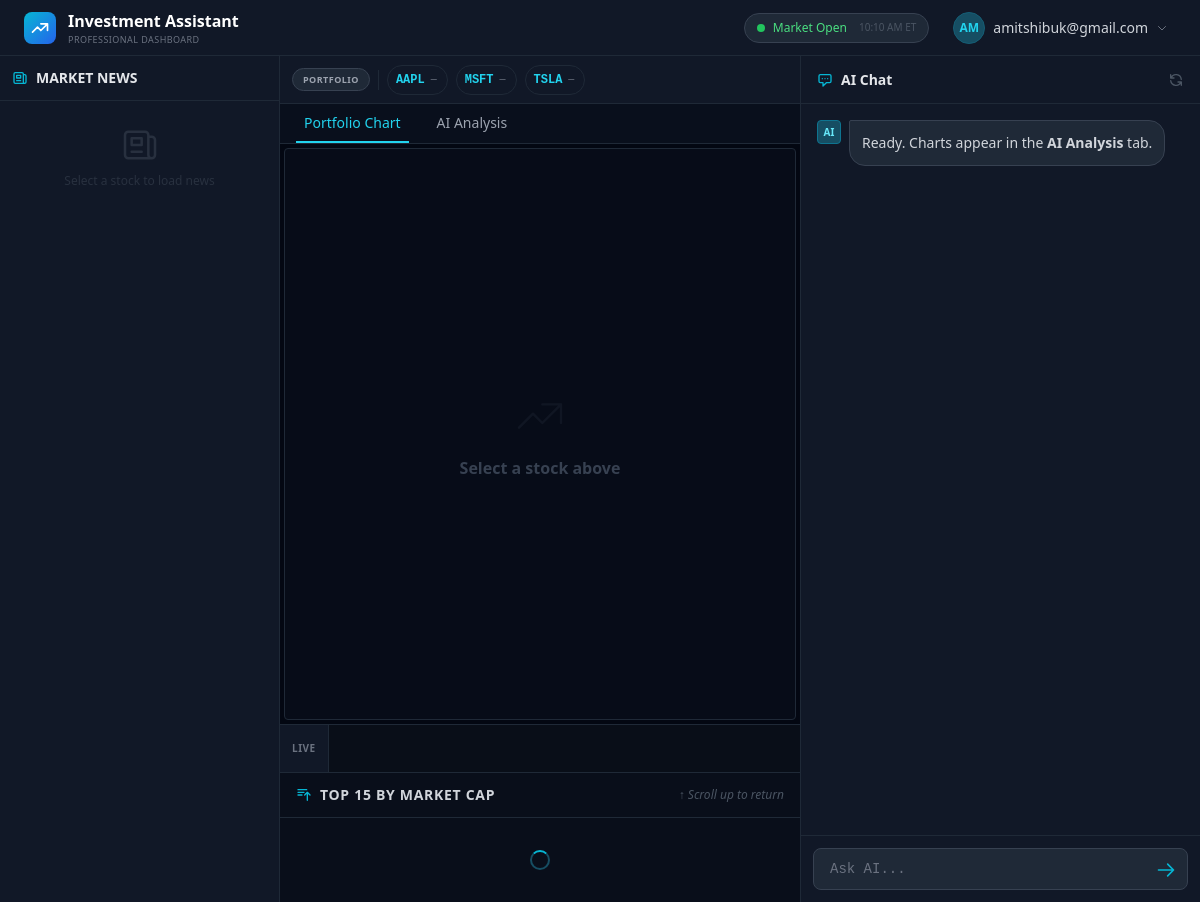
Screenshot of / (signed in) with the database file from the repository.
### core/models.py (models this page shows, shortened)
class Portfolio(models.Model):
    user = models.ForeignKey(User, on_delete=models.CASCADE, related_name='portfolio')
    ticker = models.CharField(max_length=10)
    added_at = models.DateTimeField(auto_now_add=True)
    class Meta:
        unique_together = ('user', 'ticker')

### core/views.py (the view)
# urls.py: path('', views.dashboard, name='dashboard'),
@login_required
def dashboard(request):
    user_portfolio = Portfolio.objects.filter(user=request.user).order_by('-added_at')
    portfolio_tickers = list(user_portfolio.values_list('ticker', flat=True))
    u = request.user
    display_name = (f"{u.first_name} {u.last_name}".strip()) or u.username
    return render(request, 'core/dashboard.html', {
        'portfolio': user_portfolio,
        'portfolio_tickers_json': json.dumps(portfolio_tickers),
        'display_name': display_name,
    })

### core/templates/core/dashboard.html (shortened to what this page needs)
{% extends 'core/base_dashboard.html' %}
{% load static %}
{% block content %}
<div class="dashboard-grid bg-gray-950 text-white font-sans">
    <header class="area-header bg-gray-900 border-b border-gray-800 flex items-center justify-between px-6">
        <div class="flex items-center gap-3">
            <div
                class="w-8 h-8 bg-gradient-to-br from-cyan-500 to-blue-600 rounded-lg flex items-center justify-center">
                <svg class="w-5 h-5 text-white" fill="none" stroke="currentColor" viewBox="0 0 24 24">
                    <path stroke-linecap="round" stroke-linejoin="round" stroke-width="2"
                        d="M13 7h8m0 0v8m0-8l-8 8-4-4-6 6" />
                </svg>
            </div>
            <div>
                <h1 class="text-base font-bold text-white">Investment Assistant</h1>
                <p class="text-[9px] text-gray-500 uppercase tracking-wider">Professional Dashboard</p>
            </div>
        </div>
        <div class="flex items-center gap-4">
            <div id="market-badge"
                class="flex items-center gap-2 bg-gray-800 px-3 py-1.5 rounded-full border border-gray-700">
                <div id="market-dot" class="w-2 h-2 bg-gray-500 rounded-full"></div>
                <span id="market-text" class="text-xs text-gray-400">Checking...</span>
                <span id="market-time" class="text-[10px] text-gray-600 ml-1"></span>
            </div>
            <button id="profile-btn" onclick="toggleProfile()"
                class="flex items-center gap-2 hover:bg-gray-800 px-2 py-1 rounded-lg transition-colors cursor-pointer">
                <div
                    class="w-8 h-8 rounded-full bg-cyan-900 flex items-center justify-center text-xs font-bold text-cyan-400 border border-cyan-800">
                    {{ display_name|slice:":2"|upper }}
                </div>
                <span class="text-sm font-medium text-gray-300">{{ display_name }}</span>
                <svg class="w-3 h-3 text-gray-500" fill="none" stroke="currentColor" viewBox="0 0 24 24">
                    <path stroke-linecap="round" stroke-linejoin="round" stroke-width="2" d="M19 9l-7 7-7-7" />
                </svg>
            </button>
        </div>
    </header>
    <aside class="area-news bg-gray-900 border-r border-gray-800 flex flex-col">
        <div class="p-3 border-b border-gray-800 sticky top-0 bg-gray-900 z-10 flex items-center justify-between">
            <h2 class="font-bold text-gray-200 text-sm flex items-center gap-2">
                <svg class="w-4 h-4 text-cyan-500" fill="none" stroke="currentColor" viewBox="0 0 24 24">
                    <path stroke-linecap="round" stroke-linejoin="round" stroke-width="2"
                        d="M19 20H5a2 2 0 01-2-2V6a2 2 0 012-2h10a2 2 0 012 2v1m2 13a2 2 0 01-2-2V7m2 13a2 2 0 002-2V9a2 2 0 00-2-2h-2m-4-3H9M7 16h6M7 8h6v4H7V8z" />
                </svg>
                MARKET NEWS
            </h2>
        </div>
        <div id="news-placeholder"
            class="p-6 flex flex-col items-center justify-center text-center opacity-40 space-y-2">
            <svg class="w-10 h-10 text-gray-600" fill="none" stroke="currentColor" viewBox="0 0 24 24">
                <path stroke-linecap="round" stroke-linejoin="round" stroke-width="1.5"
                    d="M19 20H5a2 2 0 01-2-2V6a2 2 0 012-2h10a2 2 0 012 2v1m2 13a2 2 0 01-2-2V7m2 13a2 2 0 002-2V9a2 2 0 00-2-2h-2m-4-3H9M7 16h6M7 8h6v4H7V8z" />
            </svg>
            <p class="text-xs text-gray-600">Select a stock to load news</p>
        </div>
    </aside>
    <main class="area-main bg-gray-950">
        <div class="h-12 bg-gray-900 border-b border-gray-800 flex items-center px-3 gap-2 flex-shrink-0">
            <div
                class="bg-gray-800 px-2.5 py-1 rounded-full text-[9px] font-bold text-gray-400 border border-gray-700 tracking-wider flex-shrink-0">
                PORTFOLIO</div>
            <div id="portfolio-tickers" class="flex-grow flex items-center gap-2 overflow-x-auto no-scroll">
                {% for item in portfolio %}
                <div class="pt-btn" id="pticker-{{ item.ticker }}" onclick="loadTicker('{{ item.ticker }}', this)">
                    <span class="tk">{{ item.ticker }}</span>
                    <span class="px" id="pticker-price-{{ item.ticker }}">—</span>
                </div>
                {% empty %}
                <div id="empty-msg" class="text-sm text-gray-600 italic">No stocks yet. Use the chat to analyze a stock
                    →</div>
                {% endfor %}
            </div>
        </div>
        <div class="h-10 border-b border-gray-800 bg-gray-900/50 flex items-center px-4 gap-5 flex-shrink-0">
            <button onclick="switchTab('tab-p')" id="btn-tab-p"
                class="tab-a text-sm font-medium h-full px-2 transition-colors">Portfolio Chart</button>
            <button onclick="switchTab('tab-a')" id="btn-tab-a"
                class="tab-i text-sm font-medium h-full px-2 transition-colors">AI Analysis </button>
        </div>
        <div class="relative flex flex-col flex-grow min-h-0" style="min-height:580px">
            <div id="tab-p" class="flex flex-col flex-grow min-h-0">
                <div id="p-chart" class="flex-grow bg-gray-900/30 border border-gray-800 rounded m-1 relative min-h-0">
                    <div id="p-placeholder"
                        class="absolute inset-0 flex flex-col items-center justify-center text-gray-700">
                        <svg class="w-14 h-14 mb-3 opacity-20" fill="none" stroke="currentColor" viewBox="0 0 24 24">
                            <path stroke-linecap="round" stroke-linejoin="round" stroke-width="1"
                                d="M13 7h8m0 0v8m0-8l-8 8-4-4-6 6" />
                        </svg>
                        <p class="text-base font-bold">Select a stock above</p>
                    </div>
                </div>
            </div>
        </div>
        <div id="bottom-bar">
            <div
                class="flex-shrink-0 bg-gray-900 border-r border-gray-800 px-3 text-[10px] font-bold text-gray-500 uppercase tracking-wider h-full flex items-center">
                LIVE</div>
            <div class="overflow-hidden flex-grow h-full flex items-center">
            </div>
        </div>
        <div id="top15-section">
            <div class="flex items-center gap-2 px-4 py-3 border-b border-gray-800">
                <svg class="w-4 h-4 text-cyan-500" fill="none" stroke="currentColor" viewBox="0 0 24 24">
                    <path stroke-linecap="round" stroke-linejoin="round" stroke-width="2"
                        d="M3 4h13M3 8h9m-9 4h6m4 0l4-4m0 0l4 4m-4-4v12" />
                </svg>
                <span class="text-sm font-bold text-gray-300 uppercase tracking-wider">Top 15 by Market Cap</span>
                <span class="ml-auto text-xs text-gray-600 italic">↑ Scroll up to return</span>
            </div>
            <div id="t15-loader" class="p-8 flex justify-center">
                <div class="w-5 h-5 border-2 border-cyan-900 border-t-cyan-500 rounded-full animate-spin"></div>
            </div>
        </div>
    </main>
    <aside class="area-chat bg-gray-900 border-l border-gray-800">
        <header class="h-12 border-b border-gray-800 flex items-center justify-between px-4 flex-shrink-0">
            <div class="flex items-center gap-2">
                <svg class="w-4 h-4 text-cyan-500" fill="none" stroke="currentColor" viewBox="0 0 24 24">
                    <path stroke-linecap="round" stroke-linejoin="round" stroke-width="2"
                        d="M8 10h.01M12 10h.01M16 10h.01M9 16H5a2 2 0 01-2-2V6a2 2 0 012-2h14a2 2 0 012 2v8a2 2 0 01-2 2h-5l-5 5v-5z" />
                </svg>
                <span class="text-sm font-bold text-gray-200">AI Chat</span>
            </div>
            <button onclick="location.reload()" title="Reset chat"
                class="text-gray-600 hover:text-white transition-colors">
                <svg class="w-4 h-4" fill="none" stroke="currentColor" viewBox="0 0 24 24">
                    <path stroke-linecap="round" stroke-linejoin="round" stroke-width="2"
                        d="M4 4v5h.582m15.356 2A8.001 8.001 0 004.582 9m0 0H9m11 11v-5h-.581m0 0a8.003 8.003 0 01-15.357-2m15.357 2H15" />
                </svg>
            </button>
        </header>
        <div id="chat-box" class="flex-grow overflow-y-auto p-4 space-y-4 bg-gray-900"
            style="height:calc(100% - 48px - 68px)">
            <div class="flex gap-2">
                <div
                    class="w-6 h-6 rounded bg-cyan-900 flex-shrink-0 flex items-center justify-center text-[10px] font-bold text-cyan-300 border border-cyan-700">
                    AI</div>
                <div
                    class="bg-gray-800 border border-gray-700 rounded-2xl rounded-tl-sm p-3 text-sm text-gray-300 max-w-[95%]">
                    Ready. Charts appear in the <b>AI Analysis</b> tab.</div>
            </div>
        </div>
        <div class="p-3 border-t border-gray-800 flex-shrink-0">
            <form id="chat-form" class="relative">
                <input id="chat-input" type="text"
                    class="w-full bg-gray-800 text-white placeholder-gray-500 border border-gray-700 rounded-lg px-4 py-2.5 pr-10 focus:outline-none focus:border-cyan-500 text-sm font-mono"
                    placeholder="Ask AI..." autocomplete="off">
                <button type="submit"
                    class="absolute right-2 top-2 p-1 text-cyan-500 hover:text-white transition-colors">
                    <svg class="w-5 h-5" fill="none" stroke="currentColor" viewBox="0 0 24 24">
                        <path stroke-linecap="round" stroke-linejoin="round" stroke-width="2"
                            d="M14 5l7 7m0 0l-7 7m7-7H3" />
                    </svg>
                </button>
            </form>
        </div>
    </aside>
</div>
{% endblock %}

### core/templates/core/base_dashboard.html (style rules this page uses)
body { font-family: 'Inter', sans-serif; }

### core/templates/core/dashboard.html (style rules this page uses)
body { overflow: hidden }
.dashboard-grid { display: grid; grid-template-areas: "header header header" "news main chat"; grid-template-columns: 280px 1fr 400px; grid-template-rows: 56px calc(100vh - 56px); width: 100vw; height: 100vh }
.area-header { grid-area: header; position: sticky; top: 0; z-index: 50 }
.area-news { grid-area: news; height: calc(100vh - 56px); overflow-y: auto; position: relative }
.area-chat { grid-area: chat; height: calc(100vh - 56px); overflow: hidden; display: flex; flex-direction: column }
.area-main { grid-area: main; display: flex; flex-direction: column; height: calc(100vh - 56px); overflow-y: auto; position: relative }
#bottom-bar { width: 100%; height: 48px; background: rgba(10, 15, 25, 0.98); border-top: 1px solid #1f2937; display: flex; align-items: center; overflow: hidden; flex-shrink: 0; position: sticky; bottom: 0; z-index: 20 }
#top15-section { background: #090e1a; border-top: 1px solid #1f2937; flex-shrink: 0 }
.pt-btn { display: inline-flex; align-items: center; gap: 6px; flex-shrink: 0; padding: 5px 10px 5px 8px; border-radius: 20px; border: 1px solid #1f2937; background: #111827; transition: all .2s; position: relative; cursor: pointer; white-space: nowrap; }
.pt-btn .tk { font-weight: 700; font-size: 12px; color: #22d3ee; font-family: monospace; }
.pt-btn .px { font-size: 10px; font-family: monospace; color: #6b7280; }
.tab-a { border-bottom: 2px solid #22d3ee; color: #22d3ee }
.tab-i { border-bottom: 2px solid transparent; color: #9ca3af }
.no-scroll { -ms-overflow-style: none; scrollbar-width: none }

### rows the page displays
Portfolio: ticker "AAPL"
Portfolio: ticker "MSFT"
Portfolio: ticker "TSLA"

### other values shown
{{ display_name|slice:":2"|upper }} "AM"
{{ display_name }} "amitshibuk@gmail.com"
